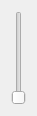
<?xml version="1.0" encoding="UTF-8"?>
<ui version="4.0">
 <class>volumeSlider</class>
 <widget class="QDialog" name="volumeSlider">
  <property name="geometry">
   <rect>
    <x>0</x>
    <y>0</y>
    <width>34</width>
    <height>116</height>
   </rect>
  </property>
  <property name="windowTitle">
   <string>Dialog</string>
  </property>
  <layout class="QHBoxLayout" name="horizontalLayout">
   <item>
    <widget class="QSlider" name="verticalSlider">
     <property name="orientation">
      <enum>Qt::Vertical</enum>
     </property>
    </widget>
   </item>
  </layout>
 </widget>
 <resources/>
 <connections/>
</ui>
